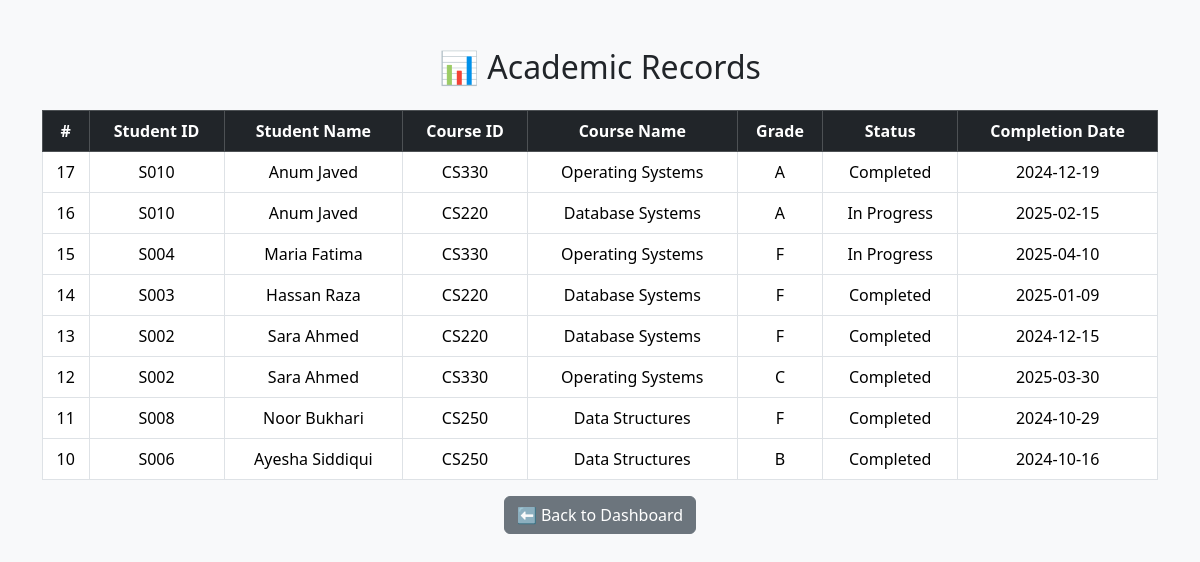
Page /admin/view_academic_records.php (signed in) on the committed database.
### tables this page shows
CREATE TABLE `academic_record` (
  `RecordID` int(11) NOT NULL,
  `StudentID` varchar(50) NOT NULL,
  `CourseID` varchar(50) NOT NULL,
  `Grade` varchar(5) DEFAULT NULL,
  `Status` varchar(20) DEFAULT NULL,
  `CompletionDate` date DEFAULT NULL
);

CREATE TABLE `student` (
  `StudentID` varchar(50) NOT NULL,
  `Name` varchar(100) NOT NULL,
  `Email` varchar(100) NOT NULL,
  `Password` varchar(100) NOT NULL,
  `Semester` varchar(20) NOT NULL,
  `Program` varchar(100) DEFAULT NULL,
  `ProgramName` varchar(100) NOT NULL
);

CREATE TABLE `course` (
  `CourseID` varchar(50) NOT NULL,
  `CourseName` varchar(100) NOT NULL,
  `CreditHours` int(11) NOT NULL,
  `Semester` varchar(20) NOT NULL,
  `Program` varchar(100) NOT NULL,
  `PrerequisiteCourseID` varchar(50) DEFAULT NULL
);

### admin/view_academic_records.php (the view, shortened to what this page needs)
<?php
include '../includes/db_connection.php';
$sql = "
SELECT
    ar.RecordID,
    ar.StudentID,
    s.Name AS StudentName,
    ar.CourseID,
    c.CourseName,
    ar.Grade,
    ar.Status,
    ar.CompletionDate
FROM academic_record ar
LEFT JOIN student s ON ar.StudentID = s.StudentID
LEFT JOIN course c ON ar.CourseID = c.CourseID
ORDER BY ar.RecordID DESC
";
$result = $conn->query($sql);
?>
<!DOCTYPE html>
<html>
<head>
  <link href="https://cdn.jsdelivr.net/npm/bootstrap@5.3.2/dist/css/bootstrap.min.css" rel="stylesheet">
</head>
<body class="bg-light">
<div class="container py-5">
  <h2 class="mb-4 text-center">📊 Academic Records</h2>
  <table class="table table-bordered text-center">
    <thead class="table-dark">
      <tr>
        <th>#</th>
        <th>Student ID</th>
        <th>Student Name</th>
        <th>Course ID</th>
        <th>Course Name</th>
        <th>Grade</th>
        <th>Status</th>
        <th>Completion Date</th>
      </tr>
    </thead>
    <tbody>
      <?php if ($result->num_rows > 0): ?>
        <?php while ($row = $result->fetch_assoc()): ?>
          <tr>
            <td><?= $row['RecordID'] ?></td>
            <td><?= htmlspecialchars($row['StudentID']) ?></td>
            <td><?= htmlspecialchars($row['StudentName'] ?: 'Unknown') ?></td>
            <td><?= htmlspecialchars($row['CourseID']) ?></td>
            <td><?= htmlspecialchars($row['CourseName'] ?: 'Unknown') ?></td>
            <td><?= htmlspecialchars($row['Grade']) ?></td>
            <td><?= htmlspecialchars($row['Status']) ?></td>
            <td><?= htmlspecialchars($row['CompletionDate']) ?></td>
          </tr>
        <?php endwhile; ?>
      <?php else: ?>
        <tr><td colspan="8">No records found.</td></tr>
      <?php endif; ?>
    </tbody>
  </table>
  <div class="text-center mt-3">
    <a href="dashboard.php" class="btn btn-secondary">⬅ Back to Dashboard</a>
  </div>
</div>
</body>
</html>

### rows in the picture
academic_record: RecordID "17", StudentID "S010", StudentID.Name "Anum Javed", CourseID "CS330", CourseID.CourseName "Operating Systems", Grade "A", Status "Completed", CompletionDate "2024-12-19"
academic_record: RecordID "16", StudentID "S010", StudentID.Name "Anum Javed", CourseID "CS220", CourseID.CourseName "Database Systems", Grade "A", Status "In Progress", CompletionDate "2025-02-15"
academic_record: RecordID "15", StudentID "S004", StudentID.Name "Maria Fatima", CourseID "CS330", CourseID.CourseName "Operating Systems", Grade "F", Status "In Progress", CompletionDate "2025-04-10"
academic_record: RecordID "14", StudentID "S003", StudentID.Name "Hassan Raza", CourseID "CS220", CourseID.CourseName "Database Systems", Grade "F", Status "Completed", CompletionDate "2025-01-09"
academic_record: RecordID "13", StudentID "S002", StudentID.Name "Sara Ahmed", CourseID "CS220", CourseID.CourseName "Database Systems", Grade "F", Status "Completed", CompletionDate "2024-12-15"
academic_record: RecordID "12", StudentID "S002", StudentID.Name "Sara Ahmed", CourseID "CS330", CourseID.CourseName "Operating Systems", Grade "C", Status "Completed", CompletionDate "2025-03-30"
academic_record: RecordID "11", StudentID "S008", StudentID.Name "Noor Bukhari", CourseID "CS250", CourseID.CourseName "Data Structures", Grade "F", Status "Completed", CompletionDate "2024-10-29"
academic_record: RecordID "10", StudentID "S006", StudentID.Name "Ayesha Siddiqui", CourseID "CS250", CourseID.CourseName "Data Structures", Grade "B", Status "Completed", CompletionDate "2024-10-16"
